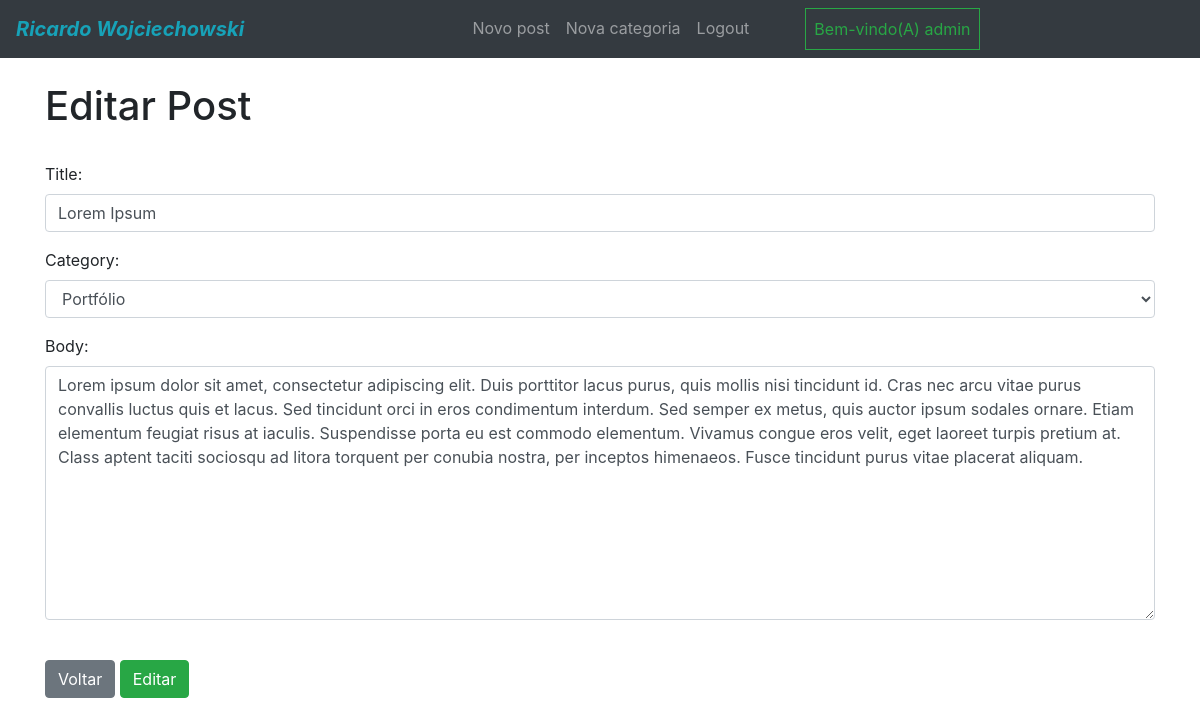
/artigo/editar/4 (signed in), run on an earlier commit of the app's database.
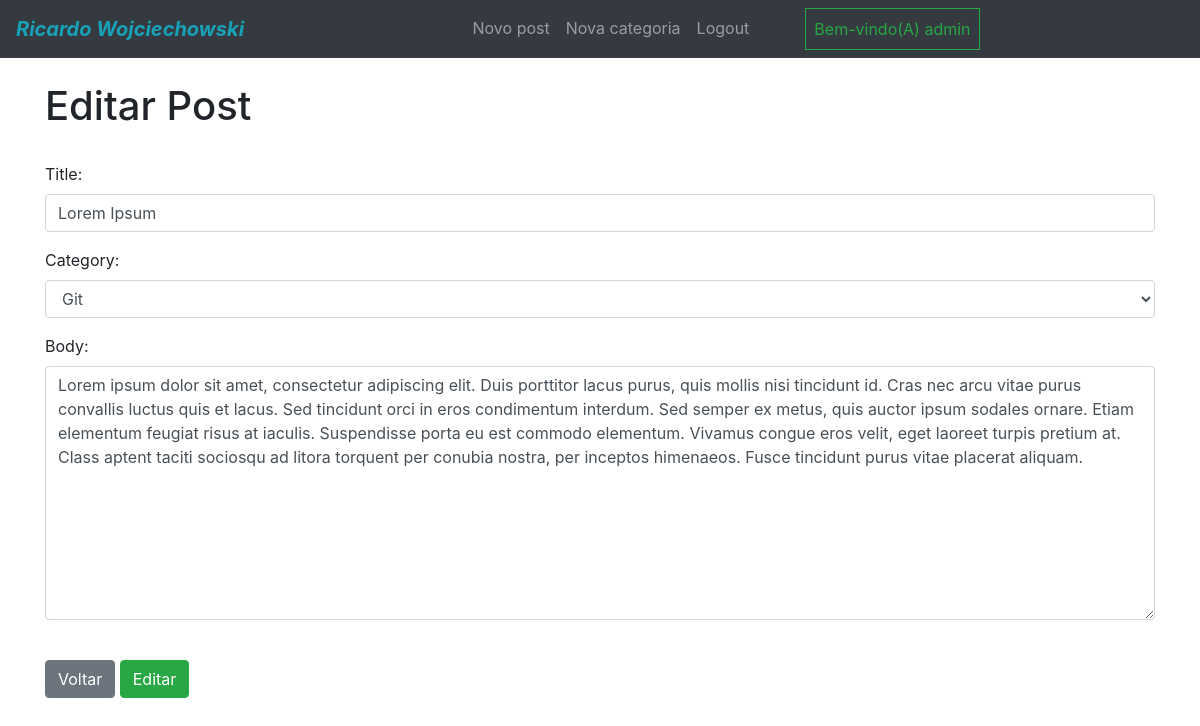
And on a later commit of the database.
### blog/models.py (models this page shows, shortened)
class Post(models.Model):
    title = models.CharField(max_length=255)
    author = models.ForeignKey(User, on_delete=models.CASCADE)
    body = models.TextField()
    post_date = models.DateField(auto_now_add=True)
    category = models.CharField(max_length=255, default='sem categoria')
    likes = models.ManyToManyField(User, related_name='blog_posts')

### blog/views.py (the view)
# urls.py: path('artigo/editar/<int:pk>', UpdatePostView.as_view(), name="update-post"),
class UpdatePostView(UpdateView):
    model = Post
    form_class = PostForm
    template_name = 'update_post.html'

### blog/forms.py
class PostForm(forms.ModelForm):
    class Meta:
        choices = Category.objects.all().values_list('name', 'name')
        model = Post
        fields = ('title', 'author', 'category', 'body')
        widgets = {
            'title': forms.TextInput(attrs={'class': 'form-control'}),
            'author': forms.TextInput(attrs={'class': 'form-control', 'id': 'author', 'type': 'hidden'}),
            'category': forms.Select(choices=choices, attrs={'class': 'form-control'}),
            'body': forms.Textarea(attrs={'class': 'form-control'})
        }

### templates/update_post.html (shortened to what this page needs)
{% extends 'base.html' %}
{% block content %}
    <h1>Editar Post</h1>
    <br>
    {% if user.is_authenticated %}
        {% if user.id == post.author.id %}
            <div class="form-group">
                <form method="POST">
                    {{ form.as_p }}
                    <br>
                    <button class="btn btn-secondary">Voltar</button>
                    <button class="btn btn-success">Editar</button>
                </form>
            </div>
        {% else %}
            <h3>Para editar o Post é necessário ser o autor dele!</h3>
        {% endif %}
    {% else %}
        <h3>Para editar o post é necessário estar logado!</h3>
    {% endif %}
{% endblock %}

What changed in the data, as far as the page shows it:
changed Post "Lorem Ipsum": category "Portfólio" → "Git"
